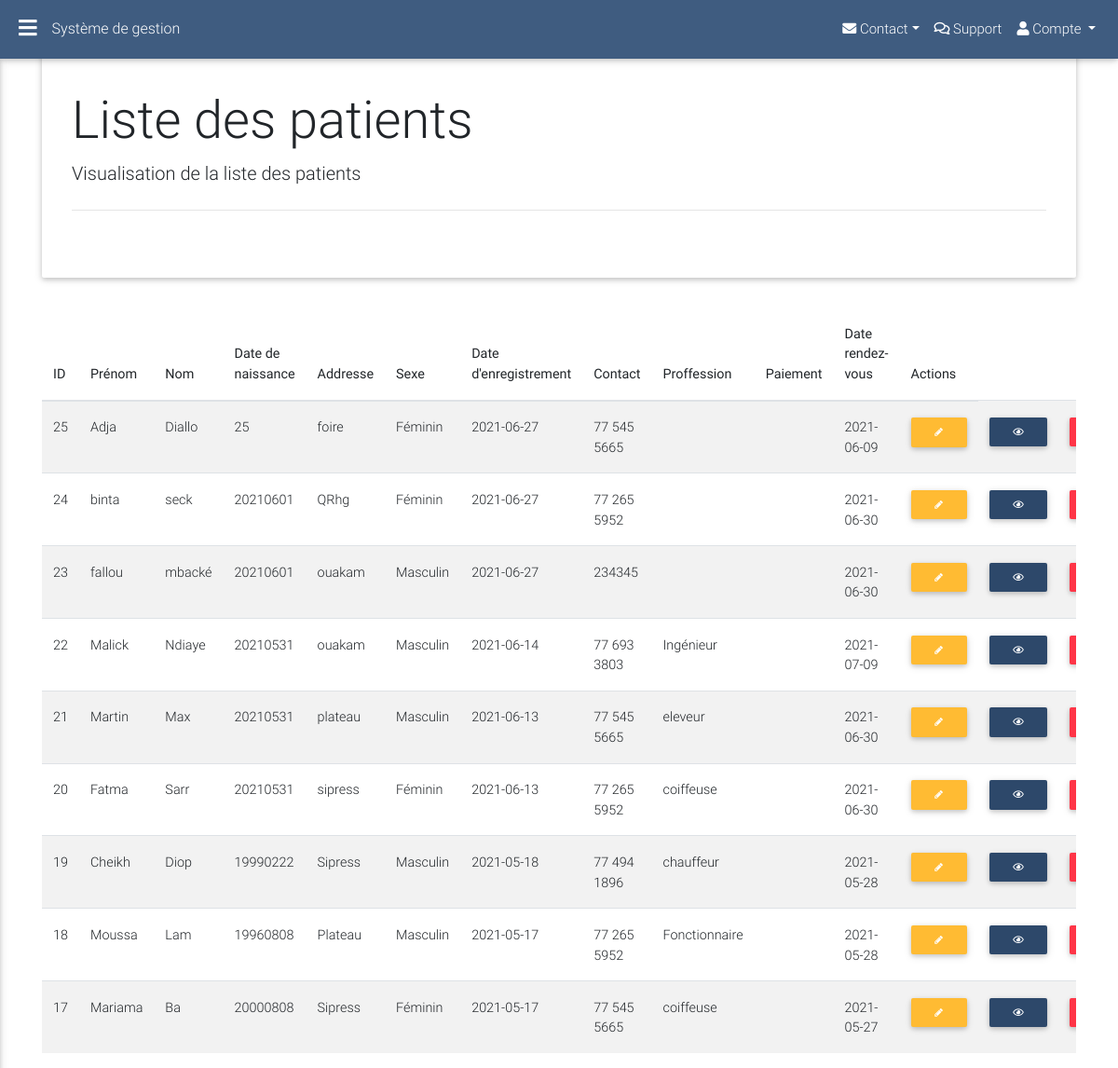
Page /src/patients/viewPatients.php (signed in) on the committed database.
### tables this page shows
CREATE TABLE IF NOT EXISTS `patients` (
  `user_id` int(11) NOT NULL AUTO_INCREMENT,
  `firstname` varchar(256) DEFAULT NULL,
  `lastname` varchar(256) DEFAULT NULL,
  `dob` text DEFAULT NULL,
  `address` text DEFAULT NULL,
  `married` varchar(256) DEFAULT NULL,
  `dor` date DEFAULT NULL,
  `contact` varchar(256) DEFAULT NULL,
  `referred` varchar(256) DEFAULT NULL,
  `rdv` date DEFAULT NULL,
  PRIMARY KEY (`user_id`)
);

### includes/dao.php (called while the page is built, shortened)
<?php
include "header.php";
include "sidenav.php";
include "jumbo.php";
$jumbo = new jumbo;

### includes/patients/PatientsController.php (called while the page is built, shortened)
<?php
class PatientsController
{
    public function viewAllPatients()
    {
        $db = new DBconnection();
        $dbConn = $db->getConnection();
        return $dbConn->query("SELECT * FROM patients ORDER BY user_id DESC");
    }
}

### src/patients/viewPatients.php (the view, shortened to what this page needs)
<?php include "../../includes/dao.php" ?>
<?php include "../../includes/patients/PatientsController.php";
$patients = new PatientsController();
?>
<div class="container">
    <?= $jumbo->getJumbo("Liste des patients", "Visualisation de la liste des patients") ?>
    <?php $patientsList = $patients->viewAllPatients(); ?>
    <table class="table table-responsive table-striped table-hover">
        <thead>
            <th>ID</th>
            <th>Prénom</th>
            <th>Nom</th>
            <th>Date de naissance</th>
            <th>Addresse</th>
            <th>Sexe</th>
            <th>Date d'enregistrement</th>
            <th>Contact</th>
            <th>Proffession</th>
            <th>Paiement</th>
            <th>Date rendez-vous</th>
            <th>Actions</th>
        </thead>
        <tbody>
            <?php while ($row = $patientsList->fetch(PDO::FETCH_ASSOC)) {
                ?>
                <tr>
                    <td><?= $row['user_id'] ?></td>
                    <td><?= $row['firstname'] ?></td>
                    <td><?= $row['lastname'] ?></td>
                    <td><?= $row['dob'] ?></td>
                    <td><?= $row['address'] ?></td>
                    <td><?= $row['married'] ?></td>
                    <td><?= $row['dor'] ?></td>
                    <td><?= $row['contact'] ?></td>
                    <td><?= $row['referred'] ?></td>
                    <td><?= $row['reason'] ?></td>
                    <td><?= $row['rdv'] ?></td>
                    <td><a title="Modifier" href="editPatient.php?id=<?= $row['user_id'] ?>" class="btn btn-sm btn-warning fa fa-pencil"></a> </td>
                    <td><a title="Afficher le dossier du patient" href="viewDiag.php?id=<?= $row['user_id'] ?>" class="btn btn-sm btn-default fas fa-eye"></a> </td>
                    <td><a title="Supprimer" class="delete btn btn-danger btn-sm fa fa-trash-o" onclick="Delete(<?= $row['user_id'] ?>)"></a></td>
                </tr>
            <?php } ?>
        </tbody>
    </table>
</div>
<?php include "../../includes/footer.php"; ?>

### public/css/all.css (style rules this page uses)
.fa,.fab,.fal,.far,.fas { -moz-osx-font-smoothing:grayscale;-webkit-font-smoothing:antialiased;display:inline-block;font-style:normal;font-variant:normal;text-rendering:auto;line-height:1 }
.fa-eye:before { content:"\f06e" }
.fa,.far,.fas { font-family:"Font Awesome 5 Free" }
.fa,.fas { font-weight:900 }

### rows in the picture
patients: user_id "25", firstname "Adja", lastname "Diallo", dob "25", address "foire", married "Féminin", dor "2021-06-27", contact "77 545 5665", rdv "2021-06-09"
patients: user_id "24", firstname "binta", lastname "seck", dob "20210601", address "QRhg", married "Féminin", dor "2021-06-27", contact "77 265 5952", rdv "2021-06-30"
patients: user_id "23", firstname "fallou", lastname "mbacké", dob "20210601", address "ouakam", married "Masculin", dor "2021-06-27", contact "234345", rdv "2021-06-30"
patients: user_id "22", firstname "Malick", lastname "Ndiaye", dob "20210531", address "ouakam", married "Masculin", dor "2021-06-14", contact "77 693 3803", referred "Ingénieur", rdv "2021-07-09"
patients: user_id "21", firstname "Martin", lastname "Max", dob "20210531", address "plateau", married "Masculin", dor "2021-06-13", contact "77 545 5665", referred "eleveur", rdv "2021-06-30"
patients: user_id "20", firstname "Fatma", lastname "Sarr", dob "20210531", address "sipress", married "Féminin", dor "2021-06-13", contact "77 265 5952", referred "coiffeuse", rdv "2021-06-30"
patients: user_id "19", firstname "Cheikh", lastname "Diop", dob "19990222", address "Sipress", married "Masculin", dor "2021-05-18", contact "77 494 1896", referred "chauffeur", rdv "2021-05-28"
patients: user_id "18", firstname "Moussa", lastname "Lam", dob "19960808", address "Plateau", married "Masculin", dor "2021-05-17", contact "77 265 5952", referred "Fonctionnaire", rdv "2021-05-28"
patients: user_id "17", firstname "Mariama", lastname "Ba", dob "20000808", address "Sipress", married "Féminin", dor "2021-05-17", contact "77 545 5665", referred "coiffeuse", rdv "2021-05-27"

### other values in the picture
$title "Liste des patients"
$detail "Visualisation de la liste des patients"
